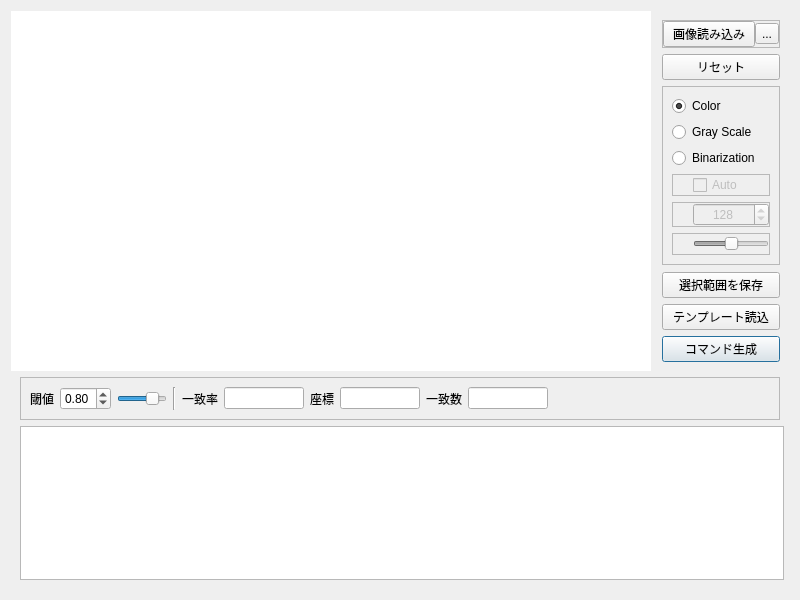
<?xml version="1.0" encoding="UTF-8"?>
<ui version="4.0">
 <class>Form</class>
 <widget class="QWidget" name="Form">
  <property name="windowModality">
   <enum>Qt::NonModal</enum>
  </property>
  <property name="geometry">
   <rect>
    <x>0</x>
    <y>0</y>
    <width>800</width>
    <height>600</height>
   </rect>
  </property>
  <property name="sizePolicy">
   <sizepolicy hsizetype="Fixed" vsizetype="Fixed">
    <horstretch>0</horstretch>
    <verstretch>0</verstretch>
   </sizepolicy>
  </property>
  <property name="minimumSize">
   <size>
    <width>800</width>
    <height>600</height>
   </size>
  </property>
  <property name="maximumSize">
   <size>
    <width>800</width>
    <height>600</height>
   </size>
  </property>
  <property name="windowTitle">
   <string>Form</string>
  </property>
  <layout class="QGridLayout" name="gridLayout">
   <item row="0" column="2">
    <widget class="QFrame" name="frame">
     <property name="frameShape">
      <enum>QFrame::NoFrame</enum>
     </property>
     <property name="frameShadow">
      <enum>QFrame::Raised</enum>
     </property>
     <layout class="QVBoxLayout" name="verticalLayout_3">
      <item>
       <widget class="QFrame" name="frame_9">
        <property name="frameShape">
         <enum>QFrame::StyledPanel</enum>
        </property>
        <property name="frameShadow">
         <enum>QFrame::Raised</enum>
        </property>
        <layout class="QHBoxLayout" name="horizontalLayout_5">
         <property name="spacing">
          <number>0</number>
         </property>
         <property name="leftMargin">
          <number>0</number>
         </property>
         <property name="topMargin">
          <number>0</number>
         </property>
         <property name="rightMargin">
          <number>0</number>
         </property>
         <property name="bottomMargin">
          <number>0</number>
         </property>
         <item>
          <widget class="QPushButton" name="pushButtonLoadIMG">
           <property name="text">
            <string>画像読み込み</string>
           </property>
          </widget>
         </item>
         <item>
          <widget class="QToolButton" name="toolButton">
           <property name="text">
            <string>...</string>
           </property>
          </widget>
         </item>
        </layout>
       </widget>
      </item>
      <item>
       <widget class="QPushButton" name="pushButtonReset">
        <property name="text">
         <string>リセット</string>
        </property>
       </widget>
      </item>
      <item>
       <widget class="QFrame" name="frame_5">
        <property name="frameShape">
         <enum>QFrame::StyledPanel</enum>
        </property>
        <property name="frameShadow">
         <enum>QFrame::Raised</enum>
        </property>
        <layout class="QVBoxLayout" name="verticalLayout_2">
         <item>
          <widget class="QRadioButton" name="radioButton">
           <property name="text">
            <string>Color</string>
           </property>
           <property name="checked">
            <bool>true</bool>
           </property>
          </widget>
         </item>
         <item>
          <widget class="QRadioButton" name="radioButton_2">
           <property name="text">
            <string>Gray Scale</string>
           </property>
          </widget>
         </item>
         <item>
          <widget class="QRadioButton" name="radioButton_3">
           <property name="text">
            <string>Binarization</string>
           </property>
          </widget>
         </item>
         <item>
          <widget class="QFrame" name="frame_8">
           <property name="frameShape">
            <enum>QFrame::StyledPanel</enum>
           </property>
           <property name="frameShadow">
            <enum>QFrame::Raised</enum>
           </property>
           <layout class="QHBoxLayout" name="horizontalLayout_4">
            <property name="spacing">
             <number>0</number>
            </property>
            <property name="leftMargin">
             <number>0</number>
            </property>
            <property name="topMargin">
             <number>0</number>
            </property>
            <property name="rightMargin">
             <number>0</number>
            </property>
            <property name="bottomMargin">
             <number>0</number>
            </property>
            <item>
             <spacer name="horizontalSpacer_4">
              <property name="orientation">
               <enum>Qt::Horizontal</enum>
              </property>
              <property name="sizeType">
               <enum>QSizePolicy::Fixed</enum>
              </property>
              <property name="sizeHint" stdset="0">
               <size>
                <width>20</width>
                <height>20</height>
               </size>
              </property>
             </spacer>
            </item>
            <item>
             <widget class="QCheckBox" name="checkBoxSetOtsu">
              <property name="enabled">
               <bool>false</bool>
              </property>
              <property name="toolTip">
               <string>大津法</string>
              </property>
              <property name="toolTipDuration">
               <number>1</number>
              </property>
              <property name="text">
               <string>Auto</string>
              </property>
             </widget>
            </item>
           </layout>
          </widget>
         </item>
         <item>
          <widget class="QFrame" name="frame_6">
           <property name="frameShape">
            <enum>QFrame::StyledPanel</enum>
           </property>
           <property name="frameShadow">
            <enum>QFrame::Raised</enum>
           </property>
           <layout class="QHBoxLayout" name="horizontalLayout_2">
            <property name="spacing">
             <number>0</number>
            </property>
            <property name="leftMargin">
             <number>0</number>
            </property>
            <property name="topMargin">
             <number>0</number>
            </property>
            <property name="rightMargin">
             <number>0</number>
            </property>
            <property name="bottomMargin">
             <number>0</number>
            </property>
            <item>
             <spacer name="horizontalSpacer_2">
              <property name="orientation">
               <enum>Qt::Horizontal</enum>
              </property>
              <property name="sizeType">
               <enum>QSizePolicy::Fixed</enum>
              </property>
              <property name="sizeHint" stdset="0">
               <size>
                <width>20</width>
                <height>20</height>
               </size>
              </property>
             </spacer>
            </item>
            <item>
             <widget class="QSpinBox" name="spinBoxThreshold">
              <property name="enabled">
               <bool>false</bool>
              </property>
              <property name="alignment">
               <set>Qt::AlignCenter</set>
              </property>
              <property name="buttonSymbols">
               <enum>QAbstractSpinBox::UpDownArrows</enum>
              </property>
              <property name="showGroupSeparator" stdset="0">
               <bool>false</bool>
              </property>
              <property name="suffix">
               <string/>
              </property>
              <property name="prefix">
               <string/>
              </property>
              <property name="maximum">
               <number>255</number>
              </property>
              <property name="value">
               <number>128</number>
              </property>
             </widget>
            </item>
           </layout>
          </widget>
         </item>
         <item>
          <widget class="QFrame" name="frame_7">
           <property name="frameShape">
            <enum>QFrame::StyledPanel</enum>
           </property>
           <property name="frameShadow">
            <enum>QFrame::Raised</enum>
           </property>
           <layout class="QHBoxLayout" name="horizontalLayout_3">
            <property name="spacing">
             <number>0</number>
            </property>
            <property name="leftMargin">
             <number>0</number>
            </property>
            <property name="topMargin">
             <number>0</number>
            </property>
            <property name="rightMargin">
             <number>0</number>
            </property>
            <property name="bottomMargin">
             <number>0</number>
            </property>
            <item>
             <spacer name="horizontalSpacer_3">
              <property name="orientation">
               <enum>Qt::Horizontal</enum>
              </property>
              <property name="sizeType">
               <enum>QSizePolicy::Fixed</enum>
              </property>
              <property name="sizeHint" stdset="0">
               <size>
                <width>20</width>
                <height>20</height>
               </size>
              </property>
             </spacer>
            </item>
            <item>
             <widget class="QSlider" name="horizontalSliderThreshold">
              <property name="enabled">
               <bool>false</bool>
              </property>
              <property name="maximum">
               <number>255</number>
              </property>
              <property name="value">
               <number>128</number>
              </property>
              <property name="orientation">
               <enum>Qt::Horizontal</enum>
              </property>
             </widget>
            </item>
           </layout>
          </widget>
         </item>
        </layout>
        <zorder>frame_8</zorder>
        <zorder>radioButton</zorder>
        <zorder>radioButton_2</zorder>
        <zorder>radioButton_3</zorder>
        <zorder>frame_6</zorder>
        <zorder>frame_7</zorder>
       </widget>
      </item>
      <item>
       <spacer name="verticalSpacer">
        <property name="orientation">
         <enum>Qt::Vertical</enum>
        </property>
        <property name="sizeHint" stdset="0">
         <size>
          <width>20</width>
          <height>40</height>
         </size>
        </property>
       </spacer>
      </item>
      <item>
       <widget class="QPushButton" name="pushButtonSaveImg">
        <property name="text">
         <string>選択範囲を保存</string>
        </property>
       </widget>
      </item>
      <item>
       <widget class="QPushButton" name="pushButtonLoadTemplate">
        <property name="text">
         <string>テンプレート読込</string>
        </property>
       </widget>
      </item>
      <item>
       <widget class="QPushButton" name="pushButtonGenerate">
        <property name="text">
         <string>コマンド生成</string>
        </property>
        <property name="autoDefault">
         <bool>true</bool>
        </property>
        <property name="default">
         <bool>true</bool>
        </property>
        <property name="flat">
         <bool>false</bool>
        </property>
       </widget>
      </item>
     </layout>
    </widget>
   </item>
   <item row="0" column="0" colspan="2">
    <widget class="QFrame" name="frame_2">
     <property name="minimumSize">
      <size>
       <width>640</width>
       <height>360</height>
      </size>
     </property>
     <property name="maximumSize">
      <size>
       <width>640</width>
       <height>360</height>
      </size>
     </property>
     <property name="frameShape">
      <enum>QFrame::NoFrame</enum>
     </property>
     <property name="frameShadow">
      <enum>QFrame::Plain</enum>
     </property>
     <layout class="QVBoxLayout" name="verticalLayout">
      <property name="spacing">
       <number>0</number>
      </property>
      <property name="leftMargin">
       <number>0</number>
      </property>
      <property name="topMargin">
       <number>0</number>
      </property>
      <property name="rightMargin">
       <number>0</number>
      </property>
      <property name="bottomMargin">
       <number>0</number>
      </property>
      <item>
       <widget class="View" name="graphicsView">
        <property name="minimumSize">
         <size>
          <width>640</width>
          <height>36</height>
         </size>
        </property>
        <property name="maximumSize">
         <size>
          <width>640</width>
          <height>360</height>
         </size>
        </property>
        <property name="cursor" stdset="0">
         <cursorShape>CrossCursor</cursorShape>
        </property>
        <property name="frameShape">
         <enum>QFrame::NoFrame</enum>
        </property>
        <property name="frameShadow">
         <enum>QFrame::Plain</enum>
        </property>
        <property name="lineWidth">
         <number>0</number>
        </property>
        <property name="verticalScrollBarPolicy">
         <enum>Qt::ScrollBarAlwaysOff</enum>
        </property>
        <property name="horizontalScrollBarPolicy">
         <enum>Qt::ScrollBarAlwaysOff</enum>
        </property>
        <property name="sizeAdjustPolicy">
         <enum>QAbstractScrollArea::AdjustToContents</enum>
        </property>
       </widget>
      </item>
     </layout>
    </widget>
   </item>
   <item row="1" column="0" colspan="3">
    <widget class="QFrame" name="frame_3">
     <property name="frameShape">
      <enum>QFrame::NoFrame</enum>
     </property>
     <property name="frameShadow">
      <enum>QFrame::Sunken</enum>
     </property>
     <layout class="QGridLayout" name="gridLayout_2">
      <property name="leftMargin">
       <number>9</number>
      </property>
      <property name="topMargin">
       <number>0</number>
      </property>
      <item row="1" column="0">
       <widget class="QPlainTextEdit" name="plainTextEdit_2">
        <property name="minimumSize">
         <size>
          <width>764</width>
          <height>132</height>
         </size>
        </property>
        <property name="readOnly">
         <bool>true</bool>
        </property>
        <property name="plainText">
         <string/>
        </property>
        <property name="backgroundVisible">
         <bool>false</bool>
        </property>
        <property name="placeholderText">
         <string>生成コマンドの表示枠</string>
        </property>
       </widget>
      </item>
      <item row="0" column="0">
       <widget class="QFrame" name="frame_4">
        <property name="frameShape">
         <enum>QFrame::StyledPanel</enum>
        </property>
        <property name="frameShadow">
         <enum>QFrame::Raised</enum>
        </property>
        <layout class="QHBoxLayout" name="horizontalLayout">
         <item>
          <widget class="QLabel" name="label">
           <property name="text">
            <string>閾値</string>
           </property>
          </widget>
         </item>
         <item>
          <widget class="QDoubleSpinBox" name="doubleSpinBox">
           <property name="maximum">
            <double>1.000000000000000</double>
           </property>
           <property name="singleStep">
            <double>0.010000000000000</double>
           </property>
           <property name="value">
            <double>0.800000000000000</double>
           </property>
          </widget>
         </item>
         <item>
          <widget class="QSlider" name="horizontalSlider">
           <property name="maximumSize">
            <size>
             <width>50</width>
             <height>16777215</height>
            </size>
           </property>
           <property name="maximum">
            <number>100</number>
           </property>
           <property name="singleStep">
            <number>1</number>
           </property>
           <property name="pageStep">
            <number>1</number>
           </property>
           <property name="value">
            <number>80</number>
           </property>
           <property name="orientation">
            <enum>Qt::Horizontal</enum>
           </property>
          </widget>
         </item>
         <item>
          <widget class="Line" name="line">
           <property name="orientation">
            <enum>Qt::Vertical</enum>
           </property>
          </widget>
         </item>
         <item>
          <widget class="QLabel" name="labelMatch">
           <property name="text">
            <string>一致率</string>
           </property>
          </widget>
         </item>
         <item>
          <widget class="QLineEdit" name="lineEditMatch">
           <property name="minimumSize">
            <size>
             <width>80</width>
             <height>22</height>
            </size>
           </property>
           <property name="maximumSize">
            <size>
             <width>80</width>
             <height>16777215</height>
            </size>
           </property>
          </widget>
         </item>
         <item>
          <widget class="QLabel" name="labelCoordinate">
           <property name="sizePolicy">
            <sizepolicy hsizetype="Preferred" vsizetype="Preferred">
             <horstretch>0</horstretch>
             <verstretch>0</verstretch>
            </sizepolicy>
           </property>
           <property name="text">
            <string>座標</string>
           </property>
          </widget>
         </item>
         <item>
          <widget class="QLineEdit" name="lineEditCoordinate">
           <property name="maximumSize">
            <size>
             <width>80</width>
             <height>16777215</height>
            </size>
           </property>
          </widget>
         </item>
         <item>
          <widget class="QLabel" name="labelMatchNumber">
           <property name="text">
            <string>一致数</string>
           </property>
          </widget>
         </item>
         <item>
          <widget class="QLineEdit" name="lineEditMatchNum">
           <property name="maximumSize">
            <size>
             <width>80</width>
             <height>16777215</height>
            </size>
           </property>
          </widget>
         </item>
         <item>
          <spacer name="horizontalSpacer">
           <property name="orientation">
            <enum>Qt::Horizontal</enum>
           </property>
           <property name="sizeHint" stdset="0">
            <size>
             <width>40</width>
             <height>20</height>
            </size>
           </property>
          </spacer>
         </item>
        </layout>
       </widget>
      </item>
     </layout>
    </widget>
   </item>
  </layout>
 </widget>
 <customwidgets>
  <customwidget>
   <class>View</class>
   <extends>QGraphicsView</extends>
   <header>ui.graphic_view_template</header>
  </customwidget>
 </customwidgets>
 <resources/>
 <connections>
  <connection>
   <sender>spinBoxThreshold</sender>
   <signal>valueChanged(int)</signal>
   <receiver>horizontalSliderThreshold</receiver>
   <slot>setValue(int)</slot>
   <hints>
    <hint type="sourcelabel">
     <x>748</x>
     <y>205</y>
    </hint>
    <hint type="destinationlabel">
     <x>757</x>
     <y>230</y>
    </hint>
   </hints>
  </connection>
  <connection>
   <sender>horizontalSliderThreshold</sender>
   <signal>valueChanged(int)</signal>
   <receiver>spinBoxThreshold</receiver>
   <slot>setValue(int)</slot>
   <hints>
    <hint type="sourcelabel">
     <x>716</x>
     <y>235</y>
    </hint>
    <hint type="destinationlabel">
     <x>719</x>
     <y>213</y>
    </hint>
   </hints>
  </connection>
  <connection>
   <sender>checkBoxSetOtsu</sender>
   <signal>toggled(bool)</signal>
   <receiver>spinBoxThreshold</receiver>
   <slot>setDisabled(bool)</slot>
   <hints>
    <hint type="sourcelabel">
     <x>738</x>
     <y>179</y>
    </hint>
    <hint type="destinationlabel">
     <x>736</x>
     <y>204</y>
    </hint>
   </hints>
  </connection>
  <connection>
   <sender>checkBoxSetOtsu</sender>
   <signal>toggled(bool)</signal>
   <receiver>horizontalSliderThreshold</receiver>
   <slot>setDisabled(bool)</slot>
   <hints>
    <hint type="sourcelabel">
     <x>764</x>
     <y>180</y>
    </hint>
    <hint type="destinationlabel">
     <x>765</x>
     <y>240</y>
    </hint>
   </hints>
  </connection>
  <connection>
   <sender>radioButton_3</sender>
   <signal>toggled(bool)</signal>
   <receiver>checkBoxSetOtsu</receiver>
   <slot>setEnabled(bool)</slot>
   <hints>
    <hint type="sourcelabel">
     <x>696</x>
     <y>151</y>
    </hint>
    <hint type="destinationlabel">
     <x>717</x>
     <y>179</y>
    </hint>
   </hints>
  </connection>
  <connection>
   <sender>radioButton_3</sender>
   <signal>toggled(bool)</signal>
   <receiver>spinBoxThreshold</receiver>
   <slot>setEnabled(bool)</slot>
   <hints>
    <hint type="sourcelabel">
     <x>698</x>
     <y>147</y>
    </hint>
    <hint type="destinationlabel">
     <x>723</x>
     <y>205</y>
    </hint>
   </hints>
  </connection>
  <connection>
   <sender>radioButton_3</sender>
   <signal>toggled(bool)</signal>
   <receiver>horizontalSliderThreshold</receiver>
   <slot>setEnabled(bool)</slot>
   <hints>
    <hint type="sourcelabel">
     <x>702</x>
     <y>151</y>
    </hint>
    <hint type="destinationlabel">
     <x>716</x>
     <y>235</y>
    </hint>
   </hints>
  </connection>
 </connections>
 <slots>
  <slot>generate_command()</slot>
 </slots>
</ui>
